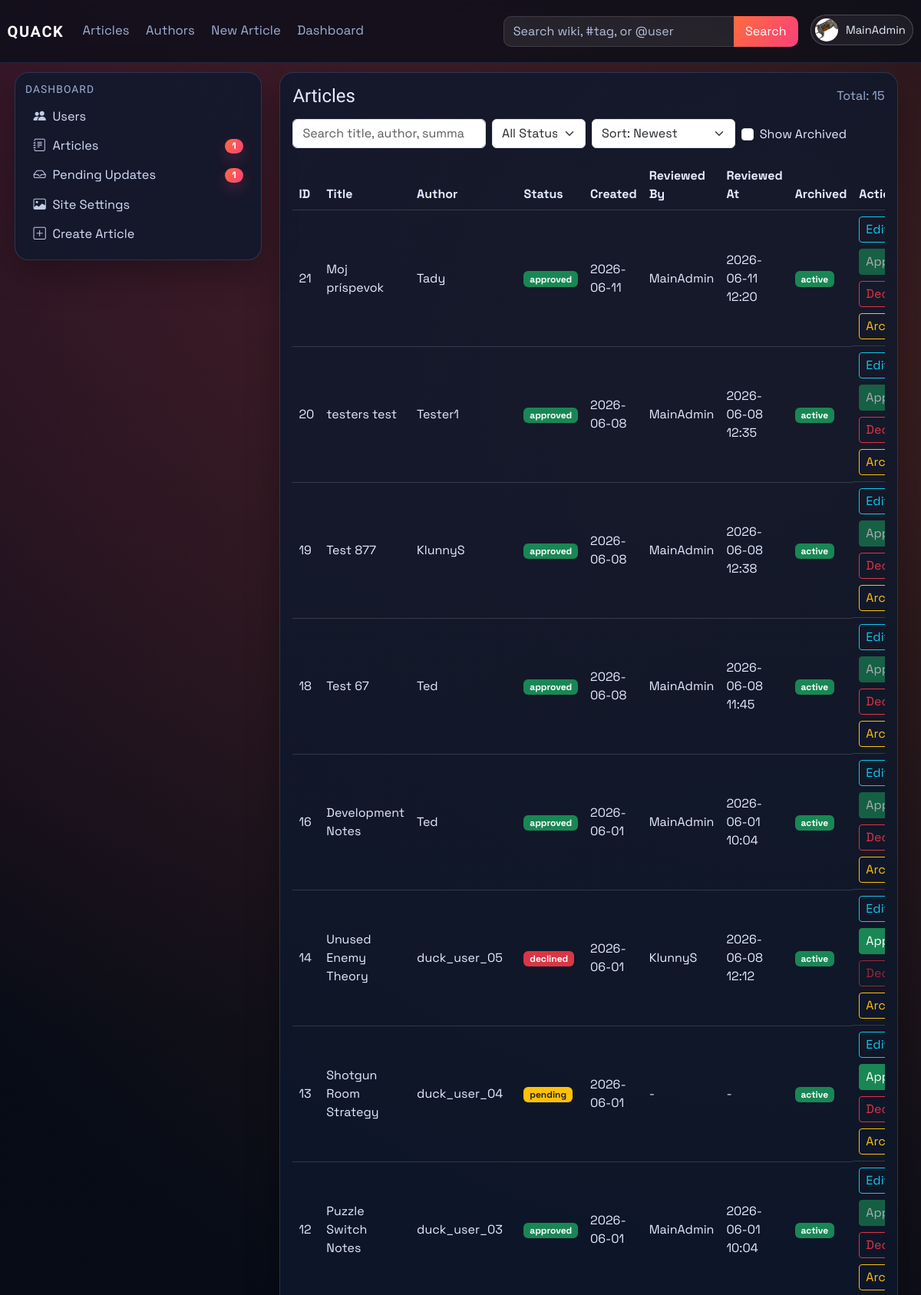
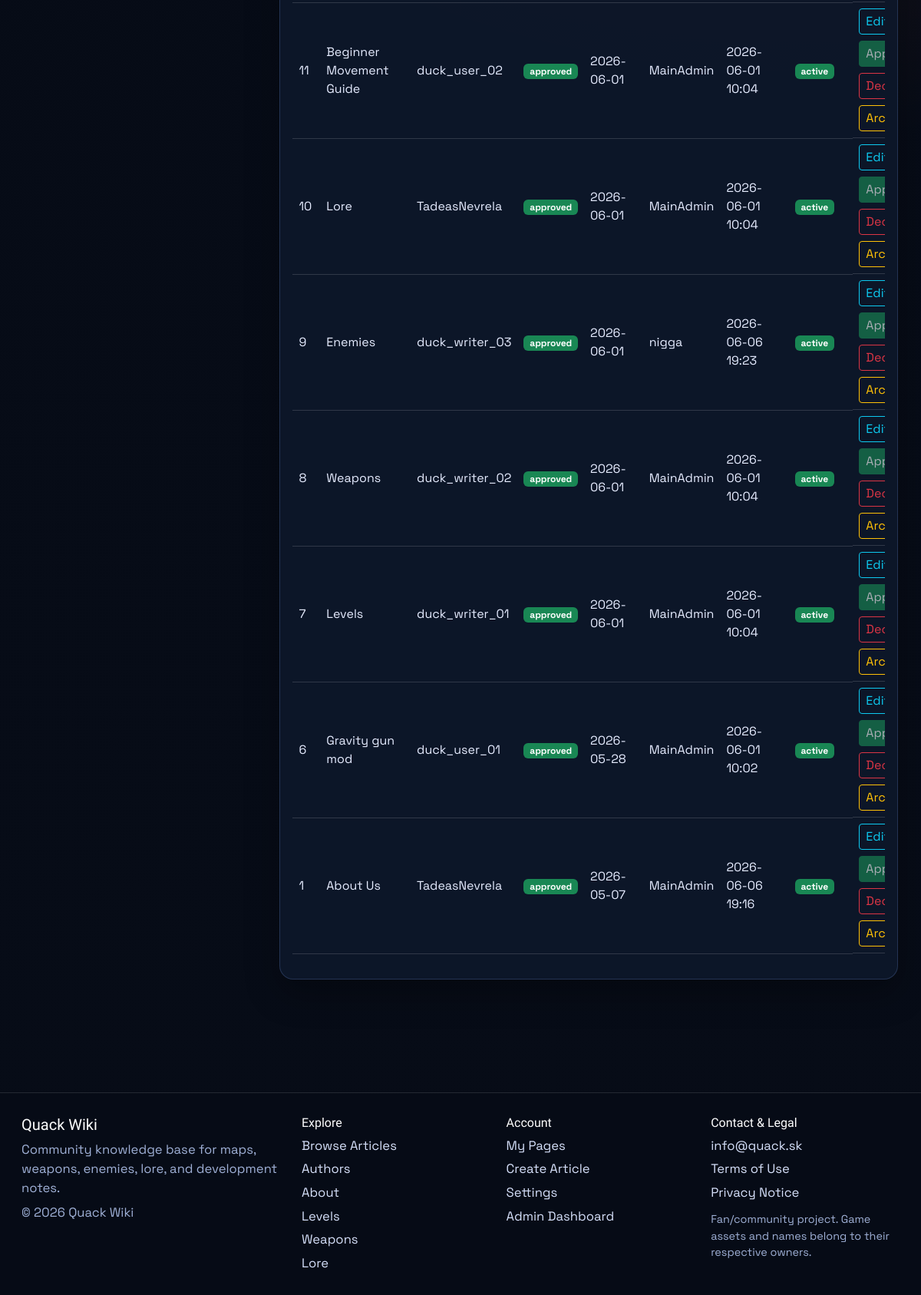
Page /dashboard/articles (signed in) on the committed database (2 pictures, top to bottom).
### models.py (models this page shows, shortened)
class User(db.Model, UserMixin):
    id = db.Column(db.Integer, primary_key=True)
    username = db.Column(db.String(120), unique=True, nullable=False)
    email = db.Column(db.String(120), unique=True, nullable=False)
    password_hash = db.Column(db.String(128), nullable=False)
    profile_image_url = db.Column(db.String(120), nullable=True)
    public_display_name = db.Column(db.String(80), nullable=True)
    public_bio = db.Column(db.Text, nullable=True)
    created_at = db.Column(db.DateTime, default=datetime.utcnow)
    role = db.Column(db.String(30), default='user')
    is_archived = db.Column(db.Boolean, default=False, nullable=False)
    archived_at = db.Column(db.DateTime, nullable=True)

class Article(db.Model):
    id = db.Column(db.Integer, primary_key=True)
    title = db.Column(db.String(120), unique=True, nullable=False)
    author = db.Column(db.String(120), nullable=False)
    created_at = db.Column(db.DateTime, default=datetime.utcnow)
    image_url = db.Column(db.String(120), default='default.png')
    summary = db.Column(db.Text)
    content = db.Column(db.Text, nullable=False)
    infobox_data = db.Column(db.Text, nullable=True)
    tags = db.Column(db.JSON, default=list)
    status = db.Column(db.String(20), default='pending', nullable=False)
    approved_by = db.Column(db.String(120), nullable=True)
    approved_at = db.Column(db.DateTime, nullable=True)
    is_archived = db.Column(db.Boolean, default=False, nullable=False)
    archived_at = db.Column(db.DateTime, nullable=True)

### main.py (the view)
@app.route('/dashboard/articles')
@role_required(['admin', 'writer'])
def dashboard_articles():
    search = (request.args.get('q') or '').strip()
    status_filter = (request.args.get('status') or 'all').strip().lower()
    show_archived = request.args.get('show_archived') == '1'
    sort = (request.args.get('sort') or 'newest').strip().lower()
    query = Article.query
    if not show_archived:
        query = query.filter(Article.is_archived.is_(False))
    if status_filter in {'pending', 'approved', 'declined'}:
        query = query.filter(Article.status == status_filter)
    sort_map = {
        'newest': Article.created_at.desc(),
        'oldest': Article.created_at.asc(),
        'title_az': Article.title.asc(),
        'title_za': Article.title.desc(),
        'status_az': Article.status.asc(),
        'status_za': Article.status.desc(),
    }
    articles = query.order_by(sort_map.get(sort, Article.created_at.desc())).all()
    if search:
        articles = [article_obj for article_obj in articles if article_matches_search(article_obj, search)]
    article_links = {article_obj.id: article_public_url(article_obj) for article_obj in articles}
    author_users = active_users_by_username(article_obj.author for article_obj in articles)
    return render_template(
        'dashboard_articles.html',
        articles=articles,
        article_links=article_links,
        author_users=author_users,
        search=search,
        status_filter=status_filter,
        show_archived=show_archived,
        sort=sort,
    )

### templates/dashboard_articles.html (shortened to what this page needs)
{% extends "_base.html" %}
{% block content %}
<div class="container-fluid px-0">
    <section id="articles-section" class="card p-3">
        <div class="d-flex justify-content-between align-items-center mb-3">
            <h4 class="mb-0">Articles</h4>
            <span class="text-muted">Total: {{ articles|length }}</span>
        </div>
        <form method="GET" action="{{ url_for('dashboard_articles') }}" class="row g-2 mb-3" id="articlesFilterForm">
            <div class="col-md-4">
                <input class="form-control" type="search" name="q" value="{{ search }}" placeholder="Search title, author, summary, or #tag" id="articlesSearch">
            </div>
            <div class="col-md-2">
                <select class="form-select" name="status" onchange="this.form.submit()">
                    <option value="all" {% if status_filter == 'all' %}selected{% endif %}>All Statuses</option>
                </select>
            </div>
            <div class="col-md-3">
                <select class="form-select" name="sort" onchange="this.form.submit()">
                    <option value="newest" {% if sort == 'newest' %}selected{% endif %}>Sort: Newest</option>
                </select>
            </div>
            <div class="col-md-3">
                <div class="form-check mt-2">
                    <input class="form-check-input" type="checkbox" value="1" id="showArchivedArticles" name="show_archived" onchange="this.form.submit()" {% if show_archived %}checked{% endif %}>
                    <label class="form-check-label" for="showArchivedArticles">Show Archived</label>
                </div>
            </div>
        </form>
        <div class="table-responsive">
            <table class="table table-hover align-middle">
                <thead>
                    <tr>
                        <th>ID</th>
                        <th>Title</th>
                        <th>Author</th>
                        <th>Status</th>
                        <th>Created</th>
                        <th>Reviewed By</th>
                        <th>Reviewed At</th>
                        <th>Archived</th>
                        {% if current_user.role in ['admin', 'writer'] %}
                        <th>Actions</th>
                        {% endif %}
                    </tr>
                </thead>
                <tbody>
                    {% for article in articles %}
                    <tr>
                        <td>{{ article.id }}</td>
                        <td>
                            <a href="{{ article_links[article.id] }}">{{ article.title }}</a>
                        </td>
                        <td>
                            {% set author_user = author_users.get(article.author) %}
                            {% if author_user %}
                            <a href="{{ url_for('public_profile', username=author_user.username) }}">{{ author_user.public_display_name or author_user.username }}</a>
                            {% else %}
                            {{ article.author }}
                            {% endif %}
                        </td>
                        <td>
                            {% if article.status == 'approved' %}
                            <span class="badge bg-success">approved</span>
                            {% elif article.status == 'declined' %}
                            <span class="badge bg-danger">declined</span>
                            {% else %}
                            <span class="badge bg-warning text-dark">pending</span>
                            {% endif %}
                        </td>
                        <td>{{ article.created_at.strftime('%Y-%m-%d') if article.created_at else '-' }}</td>
                        <td>{{ article.approved_by or '-' }}</td>
                        <td>{{ article.approved_at.strftime('%Y-%m-%d %H:%M') if article.approved_at else '-' }}</td>
                        <td>
                            {% if article.is_archived %}
                            <span class="badge bg-secondary">archived</span>
                            {% else %}
                            <span class="badge bg-success">active</span>
                            {% endif %}
                        </td>
                        {% if current_user.role in ['admin', 'writer'] %}
                        <td class="d-flex gap-2 flex-wrap">
                            <a href="{{ url_for('edit_article', article_id=article.id) }}" class="btn btn-outline-info btn-sm">Edit</a>
                            <form method="POST" action="{{ url_for('approve', article_id=article.id) }}">
                                <button type="submit" class="btn btn-success btn-sm" {% if article.status == 'approved' or article.is_archived %}disabled{% endif %}>Approve</button>
                            </form>
                            <form method="POST" action="{{ url_for('decline', article_id=article.id) }}">
                                <button type="submit" class="btn btn-outline-danger btn-sm" {% if article.status == 'declined' or article.is_archived %}disabled{% endif %}>Decline</button>
                            </form>
                            <form method="POST" action="{{ url_for('toggle_archive_article', article_id=article.id) }}">
                                <button type="submit" class="btn btn-outline-warning btn-sm">{% if article.is_archived %}Restore{% else %}Archive{% endif %}</button>
                            </form>
                        </td>
                        {% endif %}
                    </tr>
                    {% endfor %}
                </tbody>
            </table>
        </div>
    </section>
</div>
{% endblock %}

### templates/partials/navbar.html (shortened to what this page needs)
<nav class="navbar navbar-expand-lg main-nav">
    <div class="container-fluid nav-wrap">
        <a class="navbar-brand brand-mark" href="{{ url_for('index') }}">QUACK</a>
        <div class="collapse navbar-collapse" id="navbarNav">
            <ul class="navbar-nav me-auto nav-links">
                <li class="nav-item"><a class="nav-link" href="{{ url_for('articles') }}">Articles</a></li>
                <li class="nav-item"><a class="nav-link" href="{{ url_for('authors') }}">Authors</a></li>
                <li class="nav-item"><a class="nav-link" href="{{ url_for('create_article') }}">New Article</a></li>
                {% if current_user.is_authenticated and current_user.role == "admin" %}
                <li class="nav-item"><a class="nav-link" href="{{ url_for('dashboard_users') }}">Dashboard</a></li>
                {% elif current_user.is_authenticated and current_user.role == "writer" %}
                <li class="nav-item"><a class="nav-link" href="{{ url_for('dashboard_articles') }}">Dashboard</a></li>
                {% endif %}
            </ul>
            <ul class="navbar-nav ms-auto align-items-lg-center nav-tools">
                <li class="nav-item nav-search-wrap">
                    <form class="nav-search" method="GET" action="{{ url_for('site_search') }}">
                        {% set nav_query = request.args.get('q', '') %}
                        {% if request.endpoint == 'authors' and request.args.get('all') == '1' and nav_query %}
                            {% set nav_query = '@' ~ nav_query %}
                        {% elif request.endpoint not in ['articles', 'authors'] %}
                            {% set nav_query = '' %}
                        {% endif %}
                        <input class="form-control" type="search" name="q" value="{{ nav_query }}" placeholder="Search wiki, #tag, or @user">
                        <button class="btn btn-brand" type="submit">Search</button>
                    </form>
                </li>
                {% if current_user.is_authenticated %}
                <li class="nav-item dropdown ms-lg-3">
                    <a class="profile-trigger" href="#" role="button" data-bs-toggle="dropdown" aria-expanded="false">
                        {% if current_user.profile_image_url %}
                        <img class="profile-avatar profile-avatar-img" src="{{ url_for('static', filename='img/' ~ current_user.profile_image_url) }}" alt="{{ current_user.username }} profile picture">
                        {% else %}
                        <span class="profile-avatar">{{ current_user.username[0]|upper }}</span>
                        {% endif %}
                        <span class="profile-name">{{ current_user.username }}</span>
                    </a>
                </li>
                {% else %}
                <li class="nav-item ms-lg-3">
                    <a class="btn btn-outline-light nav-login-btn" href="{{ url_for('login') }}">Login</a>
                </li>
                {% endif %}
            </ul>
        </div>
    </div>
</nav>

### templates/partials/tag_link.html
{% macro tag_article_link(tag, label, icon='', class_name='') -%}
<a href="{{ url_for('about') if tag == 'about-us' else url_for('tagged_article', tag=tag) }}"{% if class_name %} class="{{ class_name }}"{% endif %}>
    {% if icon %}<i class="{{ icon }} sidebar-icon"></i>{% endif %}{{ label }}
</a>
{%- endmacro %}

### rows in the picture
User: profile_image_url (picture), username "MainAdmin", public_display_name "Ted"
Article: id "21", title "Moj príspevok", status "approved", created_at "2026-06-11", approved_by "MainAdmin", approved_at "2026-06-11 12:20", is_archived "active"
User: public_display_name+username "Tady"
Article: id "20", title "testers test", status "approved", created_at "2026-06-08", approved_by "MainAdmin", approved_at "2026-06-08 12:35", is_archived "active"
User: public_display_name+username "Tester1"
Article: id "19", title "Test 877", status "approved", created_at "2026-06-08", approved_by "MainAdmin", approved_at "2026-06-08 12:38", is_archived "active"
User: public_display_name "KlunnyS"
Article: id "18", title "Test 67", status "approved", created_at "2026-06-08", approved_by "MainAdmin", approved_at "2026-06-08 11:45", is_archived "active"
Article: id "16", title "Development Notes", status "approved", created_at "2026-06-01", approved_by "MainAdmin", approved_at "2026-06-01 10:04", is_archived "active"
Article: id "14", title "Unused Enemy Theory", status "declined", created_at "2026-06-01", approved_by "KlunnyS", approved_at "2026-06-08 12:12", is_archived "active"
User: public_display_name+username "duck_user_05"
Article: id "13", title "Shotgun Room Strategy", status "pending", created_at "2026-06-01", approved_by "-", approved_at "-", is_archived "active"
User: public_display_name+username "duck_user_04"
Article: id "12", title "Puzzle Switch Notes", status "approved", created_at "2026-06-01", approved_by "MainAdmin", approved_at "2026-06-01 10:04", is_archived "active"
User: public_display_name+username "duck_user_03"
Article: id "11", title "Beginner Movement Guide", status "approved", created_at "2026-06-01", approved_by "MainAdmin", approved_at "2026-06-01 10:04", is_archived "active"
User: public_display_name+username "duck_user_02"
Article: id "10", title "Lore", status "approved", created_at "2026-06-01", approved_by "MainAdmin", approved_at "2026-06-01 10:04", is_archived "active"
User: public_display_name+username "TadeasNevrela"
Article: id "9", title "Enemies", status "approved", created_at "2026-06-01", approved_by "nigga", approved_at "2026-06-06 19:23", is_archived "active"
User: public_display_name+username "duck_writer_03"
Article: id "8", title "Weapons", status "approved", created_at "2026-06-01", approved_by "MainAdmin", approved_at "2026-06-01 10:04", is_archived "active"
User: public_display_name+username "duck_writer_02"
Article: id "7", title "Levels", status "approved", created_at "2026-06-01", approved_by "MainAdmin", approved_at "2026-06-01 10:04", is_archived "active"
User: public_display_name+username "duck_writer_01"
Article: id "6", title "Gravity gun mod", status "approved", created_at "2026-05-28", approved_by "MainAdmin", approved_at "2026-06-01 10:02", is_archived "active"
User: public_display_name+username "duck_user_01"
Article: id "1", title "About Us", status "approved", created_at "2026-05-07", approved_by "MainAdmin", approved_at "2026-06-06 19:16", is_archived "active"

### other values in the picture
{{ dashboard_pending_counts.pending_articles }} "1"
{{ dashboard_pending_counts.pending_updates }} "1"
{{ articles|length }} "15"
{{ label }} "About"
